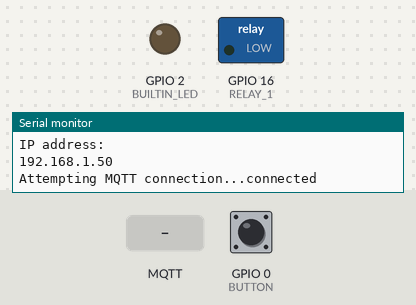
This sketch was run on a simulated ESP32. On the bench: switched loads named in the sketch (green lamp = pin HIGH), output pins drawn as LEDs (lit = HIGH), the last lines printed to the serial monitor. Dashed ring = blinking. The test bench sets the inputs (shaded band); at power-on: GPIO 0 (BUTTON) HIGH. WiFi joins after 1.5 s; servers stay silent unless stated; a WiFi scan finds three made-up networks; random numbers use the default seed unless the sketch sets one; no MQTT or app messages arrive unless stated.

Above: at 4.7 s.
4.8 s: GPIO 0 (BUTTON) pulled LOW for 3.2 s
At 5.6 s:
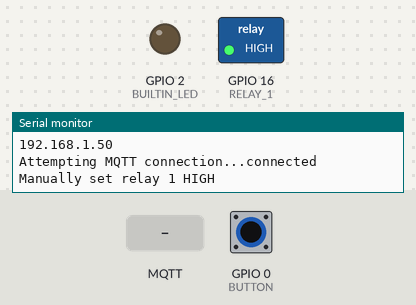
9.5 s: MQTT message "1" arrives on the first subscribed topic
At 10.7 s:
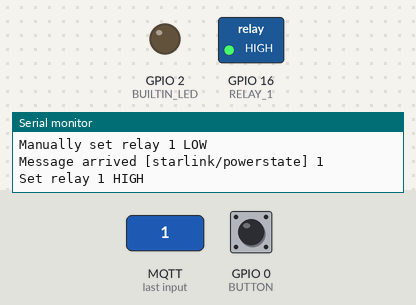
11.0 s: MQTT message "0" arrives on the first subscribed topic
At 11.9 s:
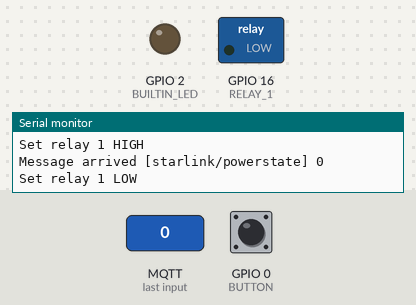
12.5 s: GPIO 0 (BUTTON) pulled LOW for 0.15 s
At 13.0 s:
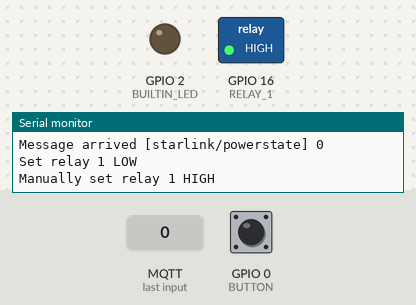
14.1 s: GPIO 0 (BUTTON) pulled LOW for 1 s
At 15.4 s:
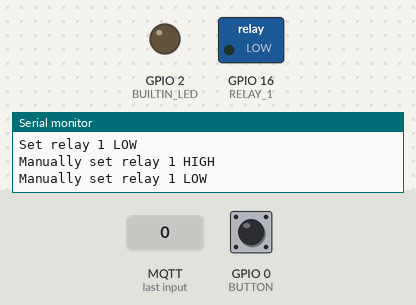
Timing chart, 0 to 17.1 s (numbered marks = the images above; inputs shaded):
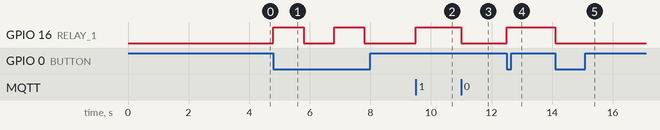

The sketch:

matt_esp32_starlink.ino
```cpp
#include <WiFi.h>
#include <WiFiMulti.h>
#include <PubSubClient.h>

#define BUTTON 0
#define BUILTIN_LED 2
#define RELAY_1 16
#define RELAY_2 17

const char* mqtt_server = "raspberrypi4";

WiFiMulti wifiMulti;

// WiFi connect timeout per AP. Increase when connecting takes longer.
const uint32_t connectTimeoutMs = 10000;

WiFiClient espClient;
PubSubClient client(espClient);
unsigned long lastMsg = 0;
#define MSG_BUFFER_SIZE	(50)
char msg[MSG_BUFFER_SIZE];
int power_state = 0;
const char* password = "supersecret";

void setup_wifi() {

  delay(10);
  // We start by connecting to a WiFi network
  wifiMulti.addAP("Shirley", password);
  wifiMulti.addAP("Shirley-RV", password);
   // WiFi.scanNetworks will return the number of networks found
  int n = WiFi.scanNetworks();
  Serial.println("scan done");
  if (n == 0) {
      Serial.println("no networks found");
  }
  else {
    Serial.print(n);
    Serial.println(" networks found");
    for (int i = 0; i < n; ++i) {
      // Print SSID and RSSI for each network found
      Serial.print(i + 1);
      Serial.print(": ");
      Serial.print(WiFi.SSID(i));
      Serial.print(" (");
      Serial.print(WiFi.RSSI(i));
      Serial.print(")");
      Serial.println((WiFi.encryptionType(i) == WIFI_AUTH_OPEN)?" ":"*");
      delay(10);
    }
  }

  // Connect to Wi-Fi using wifiMulti (connects to the SSID with strongest connection)
  Serial.println("Connecting Wifi...");
  if(wifiMulti.run() == WL_CONNECTED) {
    Serial.println("");
    Serial.println("WiFi connected");
    Serial.println("IP address: ");
    Serial.println(WiFi.localIP());
  }
}

void callback(char* topic, byte* payload, unsigned int length) {
  Serial.print("Message arrived [");
  Serial.print(topic);
  Serial.print("] ");
  for (int i = 0; i < length; i++) {
    Serial.print((char)payload[i]);
  }
  Serial.println();

  // Switch on the relay if an 1 was received as first character
  if ((char)payload[0] == '1') {
    digitalWrite(RELAY_1, HIGH);
    Serial.println("Set relay 1 HIGH");
  } else {
    digitalWrite(RELAY_1, LOW);  // Turn the relay off
    Serial.println("Set relay 1 LOW");
  }

}

void reconnect() {
  // Loop until we're reconnected
  while (!client.connected()) {
    Serial.print("Attempting MQTT connection...");
    // Create a random client ID
    String clientId = "ESP32Client-";
    clientId += String(random(0xffff), HEX);
    // Attempt to connect
    if (client.connect(clientId.c_str())) {
      Serial.println("connected");
      // Once connected, publish an announcement...
      client.publish("starlink/esp32", "connected");
      // ... and resubscribe
      client.subscribe("starlink/powerstate");
    } else {
      Serial.print("failed, rc=");
      Serial.print(client.state());
      Serial.println(" try again in 5 seconds");
      // Wait 5 seconds before retrying
      delay(5000);
    }
  }
}

void setup() {
  pinMode(RELAY_1, OUTPUT);
  pinMode(BUILTIN_LED, OUTPUT);
  digitalWrite(BUILTIN_LED, LOW);
  pinMode(BUTTON, INPUT);
  Serial.begin(115200);
  setup_wifi();
  client.setServer(mqtt_server, 1883);
  client.setCallback(callback);
}

void loop() {
  //if the connection to the stongest hotstop is lost, it will connect to the next network on the list
  while (wifiMulti.run(connectTimeoutMs) != WL_CONNECTED) {
        Serial.println("WiFi not connected: try again in 5 seconds");
        delay(5000);
  }
  if (!client.connected()) {
    reconnect();
  }
  client.loop();
  if (digitalRead(BUTTON) == LOW && digitalRead(RELAY_1) == LOW) {
    digitalWrite(RELAY_1, HIGH);
    Serial.println("Manually set relay 1 HIGH");
    client.publish("starlink/powerstate", "1");
    delay(1000);
  }
  if (digitalRead(BUTTON) == LOW && digitalRead(RELAY_1) == HIGH) {
    digitalWrite(RELAY_1, LOW);
    Serial.println("Manually set relay 1 LOW");
    client.publish("starlink/powerstate", "0");
    delay(1000);
  }
}
```

Measured:
- after the input at 4.8 s, GPIO 16 (RELAY_1): alternates HIGH for 1.0 s and LOW for 1.0 s, starting at once
- after the input at 9.5 s, GPIO 16 (RELAY_1): LOW → HIGH at once
- after the input at 11.0 s, GPIO 16 (RELAY_1): HIGH → LOW at once
- after the input at 12.5 s, GPIO 16 (RELAY_1): LOW → HIGH at once
- after the input at 14.1 s, GPIO 16 (RELAY_1): HIGH → LOW at once
